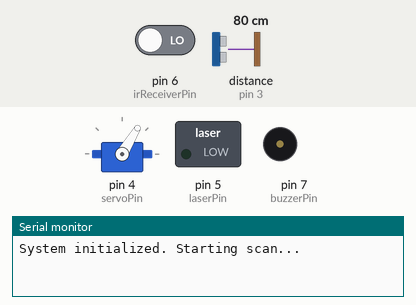
Bench run of a program on a simulated Arduino Uno, built with avr-gcc and run on an emulated ATmega328P. Parts: servo, switched loads named in the program (green lamp = pin HIGH), buzzer (waves = sounding, pin HIGH), the last lines printed to the serial monitor. Wiring (inferred from the names in the program): ultrasonic range finder: trigger pin 2; echo pin 3. The inputs (shaded band) are chosen by the test bench; at power-on: distance to the obstacle (sensor on pin 3) 80 cm, pin 6 (irReceiverPin) LOW. The echo pulse lasts 58.3 µs per cm; pins used as bus, display or sensor lines are not drawn.

Above: at 1.2 s.
1.3 s: distance to the obstacle (sensor on pin 3) set to 34 cm
At 2.0 s:
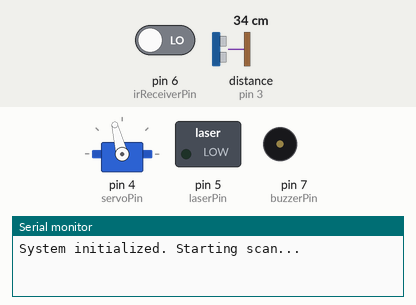
4.3 s: distance to the obstacle (sensor on pin 3) set to 29 cm
At 4.5 s:
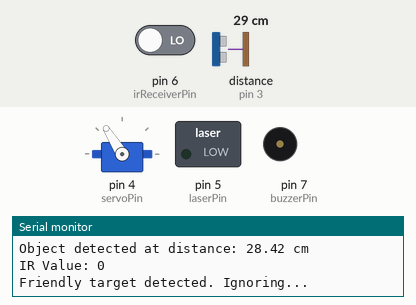
7.3 s: distance to the obstacle (sensor on pin 3) set to 60 cm
10.3 s: distance to the obstacle (sensor on pin 3) set to 2 cm
13.3 s: distance to the obstacle (sensor on pin 3) set to 9 cm
Timing chart, 0 to 17.3 s (numbered marks = the images above; inputs shaded):
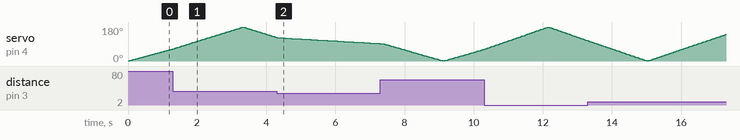

The program:

main.cpp
```cpp
#include <Arduino.h>
#include <Servo.h>

// Pin definitions
const int trigPin = 2;       // Ultrasonic sensor trigger pin
const int echoPin = 3;       // Ultrasonic sensor echo pin
const int servoPin = 4;      // Servo motor control pin
const int laserPin = 5;      // Laser diode control pin
const int irReceiverPin = 6; // IR receiver pin
const int buzzerPin = 7;     // Buzzer pin

// System parameters
const int minDistance = 10;        // Minimum detection distance (cm)
const int maxDistance = 100;       // Maximum detection distance (cm)
const int scanAngleMin = 0;        // Minimum servo angle (degrees)
const int scanAngleMax = 180;      // Maximum servo angle (degrees)
const int scanSpeed = 1;           // Servo scanning speed (degrees per step)
const int detectionThreshold = 30; // Distance threshold for object detection (cm)
const int buzzDuration = 1000;     // Buzzer duration in milliseconds
const int laserDuration = 2000;    // Laser duration in milliseconds

Servo myServo;         // Servo object
int currentAngle = 0;  // Current servo angle
int scanDirection = 1; // 1 for increasing angle, -1 for decreasing
bool objectDetected = false;
unsigned long detectionTime = 0;
bool isScanning = true;

void setup()
{
  // Initialize pins
  pinMode(trigPin, OUTPUT);
  pinMode(echoPin, INPUT);
  pinMode(laserPin, OUTPUT);
  pinMode(irReceiverPin, INPUT);
  pinMode(buzzerPin, OUTPUT);

  // Ensure laser is initially OFF
  digitalWrite(laserPin, LOW);

  // Ensure buzzer is initially OFF
  digitalWrite(buzzerPin, LOW);

  // Attach servo
  myServo.attach(servoPin);

  // Initialize serial communication for debugging
  Serial.begin(9600);

  // Move servo to initial position
  myServo.write(scanAngleMin);
  currentAngle = scanAngleMin;

  Serial.println("System initialized. Starting scan...");
}

void loop()
{
  if (isScanning)
  {
    // Normal scanning mode
    scanArea();

    // Check for objects
    float distance = getDistance();

    if (distance > minDistance && distance < detectionThreshold)
    {
      // Object detected within range
      Serial.print("Object detected at distance: ");
      Serial.print(distance);
      Serial.println(" cm");

      // Check if the object is friendly or enemy
      checkObject();
    }
  }
  else
  {
    // Currently engaging a target
    if (millis() - detectionTime > laserDuration)
    {
      // Engagement period over, return to scanning
      endEngagement();
    }
  }
}

void scanArea()
{
  // Move servo in scanning pattern
  currentAngle += scanDirection * scanSpeed;
  myServo.write(currentAngle);

  // Reverse direction at limits
  if (currentAngle >= scanAngleMax || currentAngle <= scanAngleMin)
  {
    scanDirection *= -1;
  }

  // Small delay for smooth movement
  delay(15);
}

float getDistance()
{
  // Send ultrasonic pulse
  digitalWrite(trigPin, LOW);
  delayMicroseconds(2);
  digitalWrite(trigPin, HIGH);
  delayMicroseconds(10);
  digitalWrite(trigPin, LOW);

  // Measure echo duration
  long duration = pulseIn(echoPin, HIGH);

  // Calculate distance in cm
  float distance = duration * 0.034 / 2;

  return distance;
}

void checkObject()
{
  // Check if object has IR transmitter (friendly)
  bool isFriendly = checkIRSignal();

  if (!isFriendly)
  {
    // Enemy detected - engage
    engageTarget();
  }
  else
  {
    // Friendly detected - ignore and continue scanning
    Serial.println("Friendly target detected. Ignoring...");
    // Continue scanning - do nothing special
  }
}

bool checkIRSignal()
{
  // Read IR receiver to check for friendly signal
  // Assuming active LOW when signal is received
  int irValue = digitalRead(irReceiverPin);

  // For debugging
  Serial.print("IR Value: ");
  Serial.println(irValue);

  // Return true if friendly signal detected (adjust based on your IR receiver)
  return (irValue == LOW); // Change this based on your actual IR receiver behavior
}

void engageTarget()
{
  // Stop scanning
  isScanning = false;
  objectDetected = true;
  detectionTime = millis();

  // Activate laser - only now turn it ON
  digitalWrite(laserPin, HIGH);
  Serial.println("Laser activated!");

  // Activate buzzer
  digitalWrite(buzzerPin, HIGH);
  Serial.println("Buzzer activated!");

  Serial.println("Enemy target engaged!");
}

void endEngagement()
{
  // Deactivate laser and buzzer
  digitalWrite(laserPin, LOW);
  digitalWrite(buzzerPin, LOW);

  // Resume scanning
  isScanning = true;
  objectDetected = false;

  Serial.println("Engagement complete. Resuming scan.");
}
```

Measured:
- the behaviour switches between 31 and 30 cm on distance to the obstacle (sensor on pin 3) (found by bisection; images 1 and 2)
